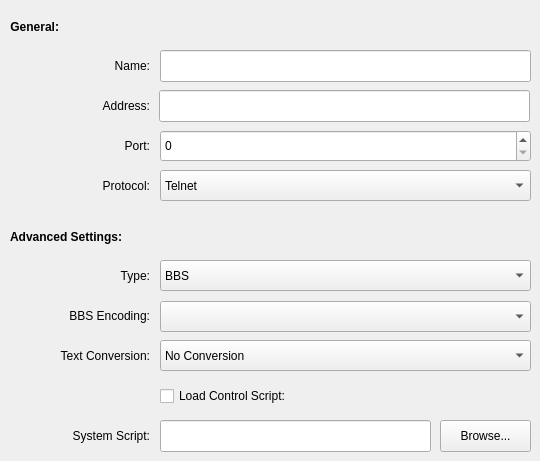
   <widget class="QWidget" name="tab0">
    <attribute name="title">
     <string>General</string>
    </attribute>
    <widget class="QLineEdit" name="addrLineEdit">
     <property name="geometry">
      <rect>
       <x>159</x>
       <y>90</y>
       <width>371</width>
       <height>32</height>
      </rect>
     </property>
    </widget>
    <widget class="QLineEdit" name="nameLineEdit">
     <property name="geometry">
      <rect>
       <x>160</x>
       <y>50</y>
       <width>371</width>
       <height>32</height>
      </rect>
     </property>
    </widget>
    <widget class="QLabel" name="TextLabel2">
     <property name="geometry">
      <rect>
       <x>10</x>
       <y>90</y>
       <width>140</width>
       <height>32</height>
      </rect>
     </property>
     <property name="text">
      <string>Address:</string>
     </property>
     <property name="alignment">
      <set>Qt::AlignRight|Qt::AlignTrailing|Qt::AlignVCenter</set>
     </property>
     <property name="buddy">
      <cstring>addrLineEdit</cstring>
     </property>
    </widget>
    <widget class="QLabel" name="TextLabel3_6">
     <property name="geometry">
      <rect>
       <x>10</x>
       <y>260</y>
       <width>140</width>
       <height>32</height>
      </rect>
     </property>
     <property name="text">
      <string>Type:</string>
     </property>
     <property name="alignment">
      <set>Qt::AlignRight|Qt::AlignTrailing|Qt::AlignVCenter</set>
     </property>
     <property name="buddy">
      <cstring>hostTypeComboBox</cstring>
     </property>
    </widget>
    <widget class="QLabel" name="TextLabel1">
     <property name="geometry">
      <rect>
       <x>10</x>
       <y>50</y>
       <width>140</width>
       <height>32</height>
      </rect>
     </property>
     <property name="text">
      <string>Name:</string>
     </property>
     <property name="alignment">
      <set>Qt::AlignRight|Qt::AlignTrailing|Qt::AlignVCenter</set>
     </property>
     <property name="buddy">
      <cstring>nameLineEdit</cstring>
     </property>
    </widget>
    <widget class="QComboBox" name="hostTypeComboBox">
     <property name="geometry">
      <rect>
       <x>160</x>
       <y>260</y>
       <width>371</width>
       <height>31</height>
      </rect>
     </property>
     <item>
      <property name="text">
       <string>BBS</string>
      </property>
     </item>
     <item>
      <property name="text">
       <string>*NIX</string>
      </property>
     </item>
    </widget>
    <widget class="QLabel" name="TextLabel3">
     <property name="geometry">
      <rect>
       <x>10</x>
       <y>130</y>
       <width>140</width>
       <height>32</height>
      </rect>
     </property>
     <property name="text">
      <string>Port:</string>
     </property>
     <property name="alignment">
      <set>Qt::AlignRight|Qt::AlignTrailing|Qt::AlignVCenter</set>
     </property>
     <property name="buddy">
      <cstring>portSpinBox</cstring>
     </property>
    </widget>
    <widget class="QLabel" name="TextLabel6">
     <property name="geometry">
      <rect>
       <x>10</x>
       <y>300</y>
       <width>140</width>
       <height>32</height>
      </rect>
     </property>
     <property name="text">
      <string>BBS Encoding:</string>
     </property>
     <property name="alignment">
      <set>Qt::AlignRight|Qt::AlignTrailing|Qt::AlignVCenter</set>
     </property>
     <property name="buddy">
      <cstring>bbscodeComboBox</cstring>
     </property>
    </widget>
    <widget class="QComboBox" name="bbscodeComboBox">
     <property name="geometry">
      <rect>
       <x>160</x>
       <y>301</y>
       <width>371</width>
       <height>31</height>
      </rect>
     </property>
    </widget>
    <widget class="QLabel" name="TextLabel7">
     <property name="geometry">
      <rect>
       <x>10</x>
       <y>340</y>
       <width>140</width>
       <height>32</height>
      </rect>
     </property>
     <property name="text">
      <string>Text Conversion:</string>
     </property>
     <property name="alignment">
      <set>Qt::AlignRight|Qt::AlignTrailing|Qt::AlignVCenter</set>
     </property>
     <property name="buddy">
      <cstring>displaycodeComboBox</cstring>
     </property>
    </widget>
    <widget class="QComboBox" name="displaycodeComboBox">
     <property name="geometry">
      <rect>
       <x>160</x>
       <y>340</y>
       <width>371</width>
       <height>31</height>
      </rect>
     </property>
     <item>
      <property name="text">
       <string>No Conversion</string>
      </property>
     </item>
     <item>
      <property name="text">
       <string>Simplified Chinese to Traditional Chinese</string>
      </property>
     </item>
     <item>
      <property name="text">
       <string>Traditional Chinese to Simplified Chinese</string>
      </property>
     </item>
    </widget>
    <widget class="QComboBox" name="protocolComboBox">
     <property name="geometry">
      <rect>
       <x>160</x>
       <y>170</y>
       <width>371</width>
       <height>31</height>
      </rect>
     </property>
     <item>
      <property name="text">
       <string>Telnet</string>
      </property>
     </item>
     <item>
      <property name="text">
       <string>SSH</string>
      </property>
     </item>
    </widget>
    <widget class="QLabel" name="TextLabel1_3">
     <property name="geometry">
      <rect>
       <x>10</x>
       <y>170</y>
       <width>140</width>
       <height>31</height>
      </rect>
     </property>
     <property name="text">
      <string>Protocol:</string>
     </property>
     <property name="alignment">
      <set>Qt::AlignRight|Qt::AlignTrailing|Qt::AlignVCenter</set>
     </property>
     <property name="buddy">
      <cstring>protocolComboBox</cstring>
     </property>
    </widget>
    <widget class="QCheckBox" name="scriptCheckBox">
     <property name="geometry">
      <rect>
       <x>160</x>
       <y>380</y>
       <width>361</width>
       <height>32</height>
      </rect>
     </property>
     <property name="text">
      <string>Load Control Script:</string>
     </property>
    </widget>
    <widget class="QLineEdit" name="scriptLineEdit">
     <property name="geometry">
      <rect>
       <x>160</x>
       <y>420</y>
       <width>271</width>
       <height>32</height>
      </rect>
     </property>
    </widget>
    <widget class="QLabel" name="label_3">
     <property name="geometry">
      <rect>
       <x>10</x>
       <y>420</y>
       <width>140</width>
       <height>32</height>
      </rect>
     </property>
     <property name="text">
      <string>System Script:</string>
     </property>
     <property name="alignment">
      <set>Qt::AlignRight|Qt::AlignTrailing|Qt::AlignVCenter</set>
     </property>
     <property name="buddy">
      <cstring>scriptLineEdit</cstring>
     </property>
    </widget>
    <widget class="QPushButton" name="scriptPushButton">
     <property name="geometry">
      <rect>
       <x>440</x>
       <y>420</y>
       <width>91</width>
       <height>32</height>
      </rect>
     </property>
     <property name="text">
      <string>Browse...</string>
     </property>
    </widget>
    <widget class="QWidget" name="layoutWidget1">
     <property name="geometry">
      <rect>
       <x>10</x>
       <y>10</y>
       <width>521</width>
       <height>34</height>
      </rect>
     </property>
     <layout class="QHBoxLayout" name="horizontalLayout_6">
      <item>
       <widget class="QLabel" name="boldLabel_1">
        <property name="font">
         <font>
          <weight>75</weight>
          <bold>true</bold>
         </font>
        </property>
        <property name="text">
         <string>General:</string>
        </property>
        <property name="alignment">
         <set>Qt::AlignRight|Qt::AlignTrailing|Qt::AlignVCenter</set>
        </property>
       </widget>
      </item>
      <item>
       <spacer name="horizontalSpacer_7">
        <property name="orientation">
         <enum>Qt::Horizontal</enum>
        </property>
        <property name="sizeHint" stdset="0">
         <size>
          <width>368</width>
          <height>32</height>
         </size>
        </property>
       </spacer>
      </item>
     </layout>
    </widget>
    <widget class="QWidget" name="layoutWidget2">
     <property name="geometry">
      <rect>
       <x>10</x>
       <y>220</y>
       <width>521</width>
       <height>34</height>
      </rect>
     </property>
     <layout class="QHBoxLayout" name="horizontalLayout_7">
      <item>
       <widget class="QLabel" name="boldLabel_2">
        <property name="font">
         <font>
          <weight>75</weight>
          <bold>true</bold>
         </font>
        </property>
        <property name="text">
         <string>Advanced Settings:</string>
        </property>
        <property name="alignment">
         <set>Qt::AlignRight|Qt::AlignTrailing|Qt::AlignVCenter</set>
        </property>
       </widget>
      </item>
      <item>
       <spacer name="horizontalSpacer_8">
        <property name="orientation">
         <enum>Qt::Horizontal</enum>
        </property>
        <property name="sizeHint" stdset="0">
         <size>
          <width>368</width>
          <height>32</height>
         </size>
        </property>
       </spacer>
      </item>
     </layout>
    </widget>
    <widget class="QSpinBox" name="portSpinBox">
     <property name="geometry">
      <rect>
       <x>160</x>
       <y>130</y>
       <width>371</width>
       <height>32</height>
      </rect>
     </property>
    </widget>
   </widget>
